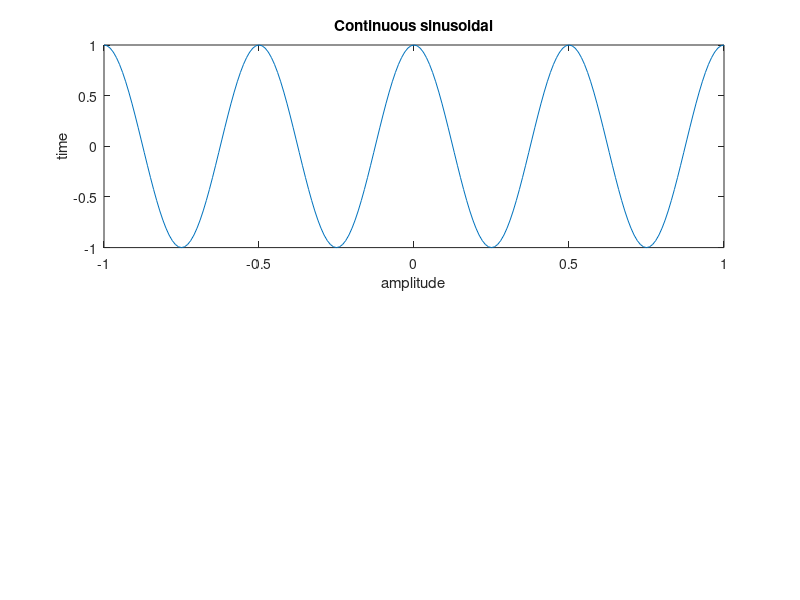

This chart was generated by the following MATLAB code:
t=-1:.01:1;
f=2;
a=1;
y=a*cos(2*pi*f*t);
subplot(2,1,1);
plot(t,y);
xlabel('amplitude');
ylabel('time');
title('Continuous sinusoidal');
